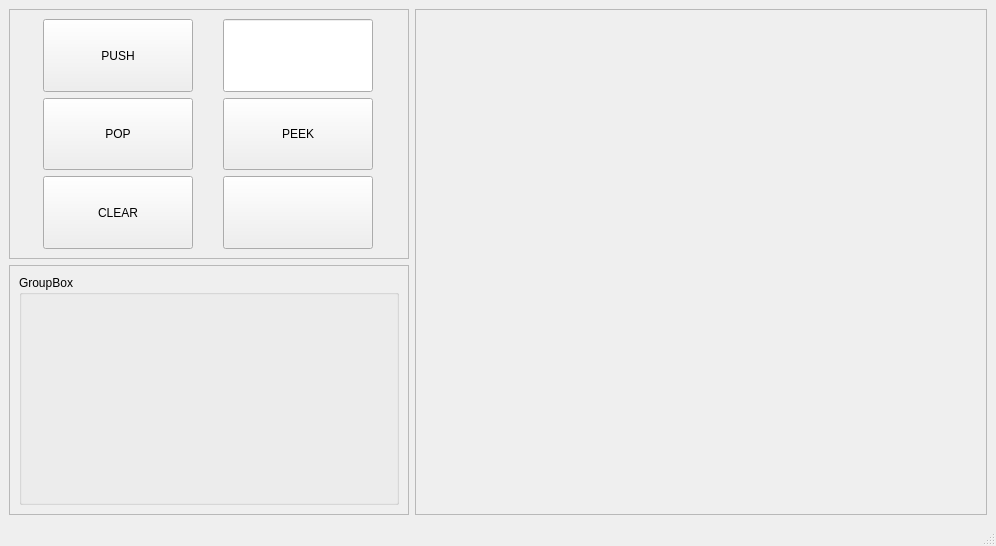
<?xml version="1.0" encoding="UTF-8"?>
<ui version="4.0">
 <class>MainWindow</class>
 <widget class="QMainWindow" name="MainWindow">
  <property name="geometry">
   <rect>
    <x>0</x>
    <y>0</y>
    <width>996</width>
    <height>546</height>
   </rect>
  </property>
  <property name="windowTitle">
   <string>MainWindow</string>
  </property>
  <widget class="QWidget" name="centralwidget">
   <layout class="QGridLayout" name="gridLayout">
    <item row="0" column="0">
     <widget class="QFrame" name="frame">
      <property name="maximumSize">
       <size>
        <width>400</width>
        <height>400</height>
       </size>
      </property>
      <property name="frameShape">
       <enum>QFrame::Shape::StyledPanel</enum>
      </property>
      <property name="frameShadow">
       <enum>QFrame::Shadow::Raised</enum>
      </property>
      <layout class="QGridLayout" name="gridLayout_2">
       <item row="2" column="0">
        <widget class="QPushButton" name="pushButton_7">
         <property name="maximumSize">
          <size>
           <width>150</width>
           <height>150</height>
          </size>
         </property>
         <property name="text">
          <string>CLEAR</string>
         </property>
        </widget>
       </item>
       <item row="0" column="1">
        <widget class="QLineEdit" name="lineEdit">
         <property name="maximumSize">
          <size>
           <width>150</width>
           <height>150</height>
          </size>
         </property>
         <property name="text">
          <string/>
         </property>
        </widget>
       </item>
       <item row="2" column="1">
        <widget class="QPushButton" name="pushButton_6">
         <property name="maximumSize">
          <size>
           <width>150</width>
           <height>150</height>
          </size>
         </property>
         <property name="text">
          <string/>
         </property>
        </widget>
       </item>
       <item row="1" column="0">
        <widget class="QPushButton" name="pushButton_2">
         <property name="maximumSize">
          <size>
           <width>150</width>
           <height>150</height>
          </size>
         </property>
         <property name="text">
          <string>POP</string>
         </property>
        </widget>
       </item>
       <item row="1" column="1">
        <widget class="QPushButton" name="pushButton_5">
         <property name="maximumSize">
          <size>
           <width>150</width>
           <height>150</height>
          </size>
         </property>
         <property name="text">
          <string>PEEK</string>
         </property>
        </widget>
       </item>
       <item row="0" column="0">
        <widget class="QPushButton" name="pushButton">
         <property name="maximumSize">
          <size>
           <width>150</width>
           <height>150</height>
          </size>
         </property>
         <property name="text">
          <string>PUSH</string>
         </property>
        </widget>
       </item>
      </layout>
     </widget>
    </item>
    <item row="1" column="0">
     <widget class="QFrame" name="frame_3">
      <property name="maximumSize">
       <size>
        <width>400</width>
        <height>400</height>
       </size>
      </property>
      <property name="frameShape">
       <enum>QFrame::Shape::StyledPanel</enum>
      </property>
      <property name="frameShadow">
       <enum>QFrame::Shadow::Raised</enum>
      </property>
      <layout class="QVBoxLayout" name="verticalLayout_3">
       <item>
        <widget class="QGroupBox" name="groupBox">
         <property name="title">
          <string>GroupBox</string>
         </property>
        </widget>
       </item>
      </layout>
     </widget>
    </item>
    <item row="0" column="1" rowspan="2">
     <widget class="QFrame" name="frame_2">
      <property name="frameShape">
       <enum>QFrame::Shape::StyledPanel</enum>
      </property>
      <property name="frameShadow">
       <enum>QFrame::Shadow::Raised</enum>
      </property>
      <layout class="QVBoxLayout" name="verticalLayout">
       <item>
        <widget class="QWidget" name="canvasContainer" native="true">
         <property name="minimumSize">
          <size>
           <width>0</width>
           <height>0</height>
          </size>
         </property>
        </widget>
       </item>
      </layout>
     </widget>
    </item>
   </layout>
  </widget>
  <widget class="QMenuBar" name="menubar">
   <property name="geometry">
    <rect>
     <x>0</x>
     <y>0</y>
     <width>996</width>
     <height>33</height>
    </rect>
   </property>
  </widget>
  <widget class="QStatusBar" name="statusbar"/>
 </widget>
 <resources/>
 <connections/>
</ui>
